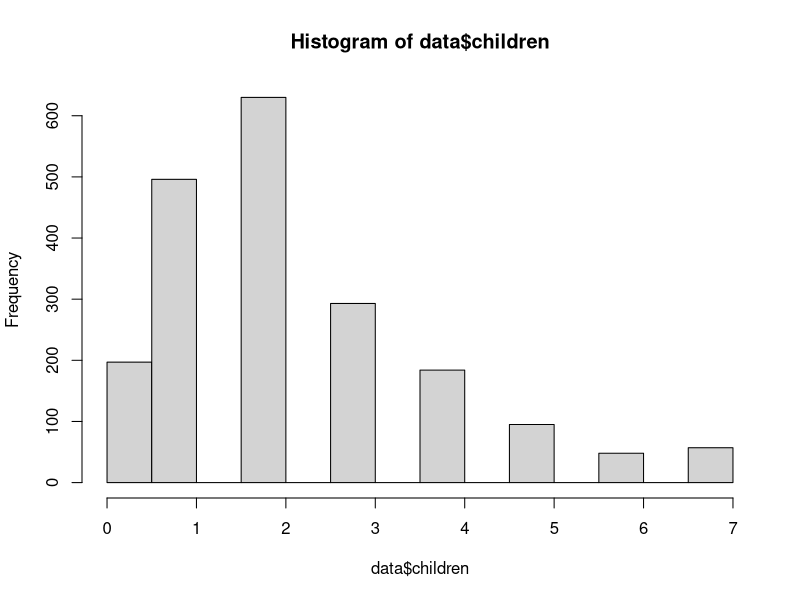
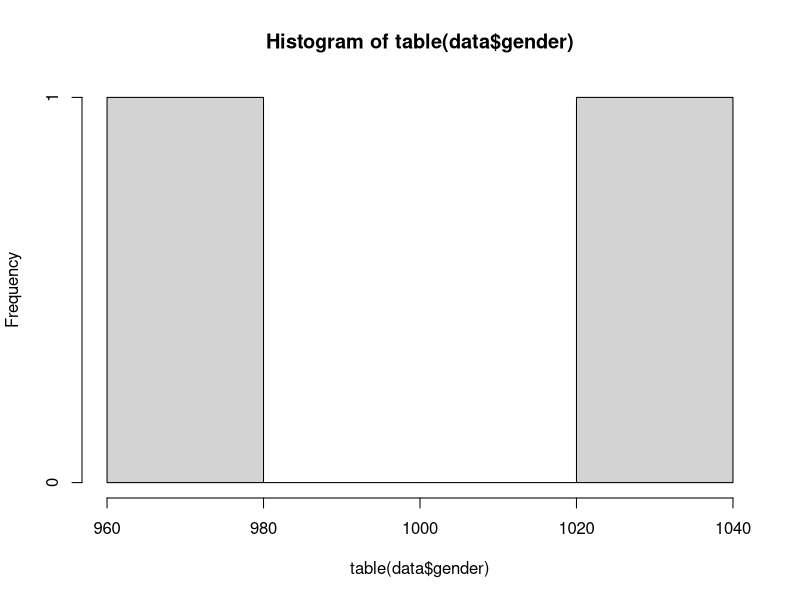
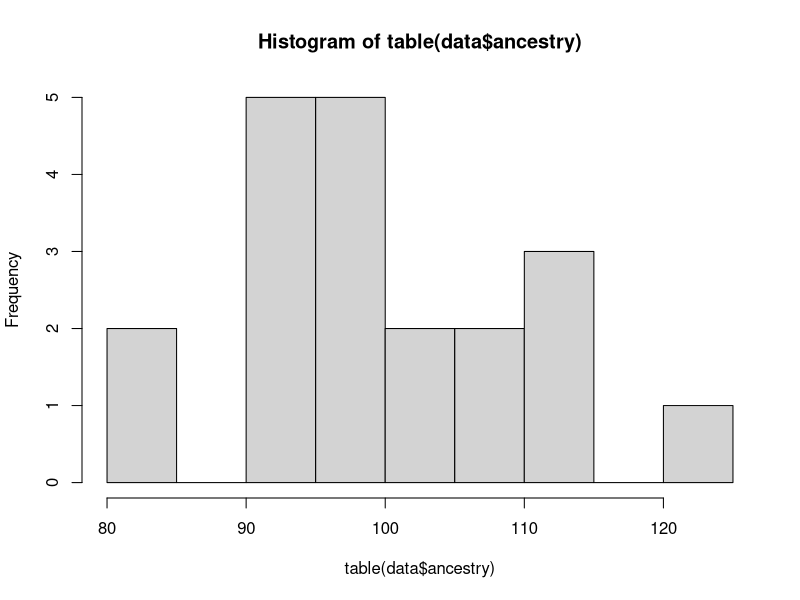

The R source for these figures, in order:
setwd("C:/Users/malak/OneDrive/Desktop/project")
data <- data <- read.csv("data.csv")
head(data)

#1
data[1:10, ]
tail(data, n=10)
#2
orderedData <- data[order(data$dob),]
orderedData[1:3,c("gender", "avg_commute", "ancestry", "disease")]
#3
data[data$children>2 ,c("gender", "daily_internet_use", "avg_commute", "ancestry", "disease")]

#4
table(complete.cases(data))

#5
summary(data)

#6

#sapply(data, function(x) sum(is.na(x)))
colnames(data)[apply(data, 2, anyNA)]

#7
av <- tapply(data$daily_internet_use, data$education, mean, na.rm = TRUE)
av

#8
hist(data$children)

#9
women <- subset(data, gender== "female")
men <- subset(data, gender== "male")
men
#plot(women$avg_commute, col="red",lwd=2, xlab="" , ylab=" ",main="",bty="n")
#plot(men$avg_commute, col="blue",lwd=2, xlab="" , ylab=" ",main="",bty="n")
#lines(v=women$avg_commute,b=1,lwd=3,col="green")
#lines(v=men$avg_commute,b=1,lwd=3,col="blue")

#10
hist(table(data$gender))

#14
hist(table(data$ancestry))






